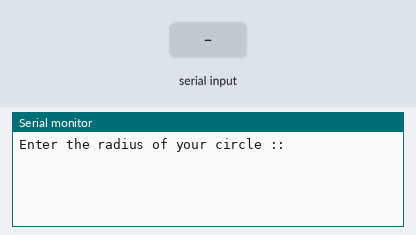
A sketch run on a simulated Arduino Uno, built with avr-gcc and run on an emulated ATmega328P. On the bench: the last lines printed to the serial monitor. Inputs (shaded band) come from the test bench.

Above: at 1.2 s.
1.3 s: "90,45\n" received over Serial
At 1.41 s:
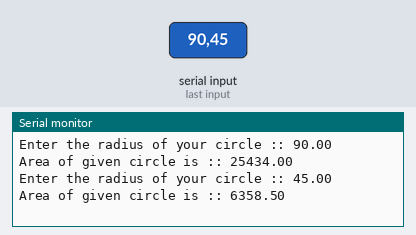
2.8 s: "30,150\n" received over Serial
At 5.2 s:
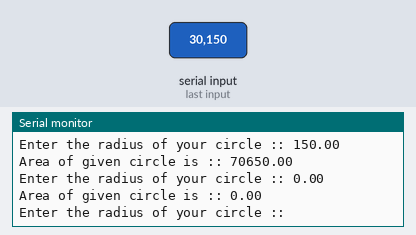
Timing chart, 0 to 6.7 s (numbered marks = the images above; inputs shaded):
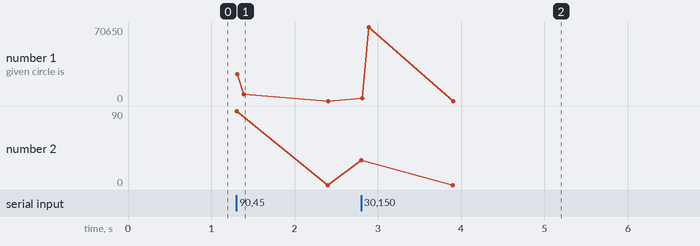

The sketch:

code.ino
```cpp
float radius;
String msg = "Enter the radius of your circle :: ";
float area;
String msg2 = "Area of given circle is :: ";
float pie = 3.14;


void setup(){
  Serial.begin(9600);
}

void loop(){
  Serial.print(msg);
  while(Serial.available()== 0){

  }
  radius = Serial.parseFloat();
  Serial.println(radius);
  area = radius * radius * pie;
  Serial.print(msg2);
  Serial.println(area);
}
```

Measured:
- after the input at 1.3 s, the serial monitor: prints a new line at once (image 1)
- after the input at 2.8 s, the serial monitor: prints a new line at once (image 2)
